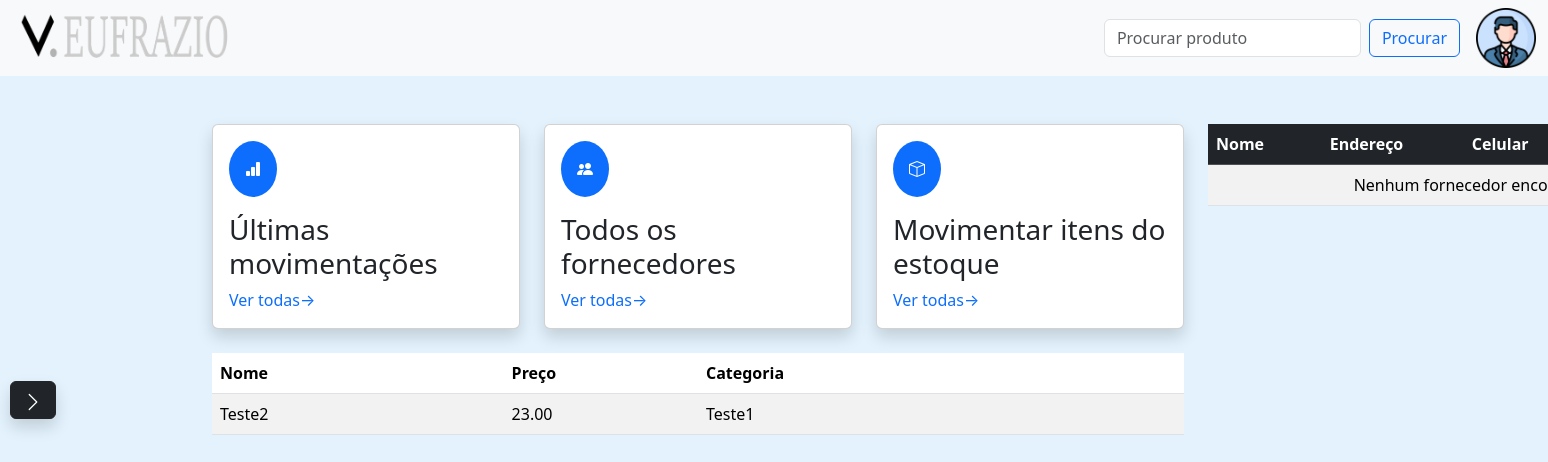
The page / (signed in) on the database as committed earlier.
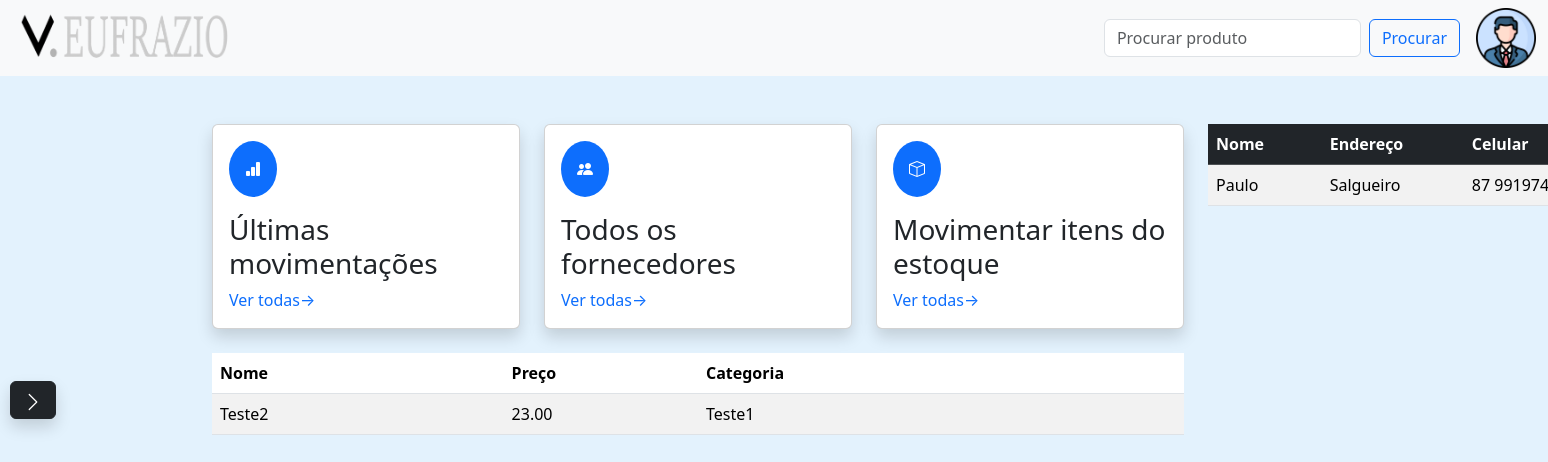
The same page on the database as committed later.
### estoque/models.py (models this page shows)
class Produto(models.Model):
    id_produto = models.AutoField(primary_key=True, default=0)
    nome = models.CharField(max_length=100)
    quantidade = models.IntegerField()
    preco = models.DecimalField(max_digits=10, decimal_places=2)
    categoria = models.ForeignKey(
        'estoque.Categoria',
        on_delete=models.CASCADE,
        null=True,
        blank=True
    )
    descricao = models.TextField(default="")

class Categoria(models.Model):
    id_categoria = models.AutoField(primary_key=True)
    nome = models.CharField(max_length=250)
    descricao = models.CharField(max_length=255)

class Fornecedor(models.Model):
    id = models.AutoField(primary_key=True)
    nome = models.CharField(max_length=100)
    telefone = models.CharField(max_length=15)
    email = models.EmailField(max_length=255)
    endereco = models.CharField(max_length=200)

### estoque/views.py (the view)
# urls.py: path('', views.index, name='index'),
@login_required(login_url="/login/")
def index(request):
    produtos = Produto.objects.all()
    fornecedores = Fornecedor.objects.all()
    return render(request, 'index.html', {'produtos': produtos, 'fornecedores' : fornecedores})

### estoque/templates/index.html (shortened to what this page needs)
<!DOCTYPE html>
<html lang="pt-br">
<head>
    <link href="https://cdn.jsdelivr.net/npm/bootstrap@5.3.3/dist/css/bootstrap.min.css" rel="stylesheet"
>
    {% load static %}
    <link rel="stylesheet" href="{% static 'estilizacao/style_index.css' %}">
    <link rel="stylesheet"
        href="https://cdnjs.cloudflare.com/ajax/libs/bootstrap-icons/1.10.5/font/bootstrap-icons.min.css">
</head>
<body>
    <nav class="navbar bg-body-tertiary" style="background-color: #e3f2fd;">
        <div class="container-fluid">
            <a href="https://vinicioeufrazio.netlify.app" target="_blank"><img src="{% static 'assets/logo.png' %}"
                    alt="" style="width: 230px;" class="logo"></a>
            <div class="d-flex ms-auto align-items-center">
                <form class="d-flex me-3" role="search">
                    <input class="form-control me-2" type="search" placeholder="Procurar produto" aria-label="Search">
                    <button class="btn btn-outline-primary" type="submit">Procurar</button>
                </form>
                <div class="btn-group dropstart">
                    <img src="{% static 'assets/profile.png' %}" alt="" style="width: 60px; cursor: pointer;" class="dropdown-toggle"
                        data-bs-toggle="dropdown" aria-expanded="false">
                </div>
            </div>
        </div>
    </nav>
    <button class="btn btn-dark left-center-button shadow" type="button" data-bs-toggle="offcanvas"
        data-bs-target="#offcanvasExample" aria-controls="offcanvasExample">
        <svg xmlns="http://www.w3.org/2000/svg" width="20" height="20" fill="currentColor" class="bi bi-chevron-right"
            viewBox="0 0 16 16">
            <path fill-rule="evenodd"
                d="M4.646 1.646a.5.5 0 0 1 .708 0l6 6a.5.5 0 0 1 0 .708l-6 6a.5.5 0 0 1-.708-.708L10.293 8 4.646 2.354a.5.5 0 0 1 0-.708" />
        </svg>
    </button>
    <div class="container my-5" style="margin: 0px 200px;">
        <div class="d-flex">
            <div class="col-md-9">
                <div class="row">
                    <div class="col-md-4">
                        <div class="card shadow rounded h-100">
                            <div class="card-body d-flex flex-column">
                                <div class="d-flex justify-content-start align-items-center mb-3">
                                    <div class="rounded-circle bg-primary text-white p-3">
                                        <i class="bi bi-bar-chart-fill"></i>
                                    </div>
                                </div>
                                <h3 class="card-title">Últimas movimentações</h3>
                                <div class="mt-auto">
                                    <a href="#" class="text-decoration-none">Ver todas→</a>
                                </div>
                            </div>
                        </div>
                    </div>
                    <div class="col-md-4">
                        <div class="card shadow rounded h-100">
                            <div class="card-body d-flex flex-column">
                                <div class="d-flex justify-content-start align-items-center mb-3">
                                    <div class="rounded-circle bg-primary text-white p-3">
                                        <i class="bi bi-people-fill"></i>
                                    </div>
                                </div>
                                <h3 class="card-title">Todos os fornecedores</h3>
                                <div class="mt-auto">
                                    <a href="#" class="text-decoration-none">Ver todas→</a>
                                </div>
                            </div>
                        </div>
                    </div>
                    <div class="col-md-4">
                        <div class="card shadow rounded h-100">
                            <div class="card-body d-flex flex-column">
                                <div class="d-flex justify-content-start align-items-center mb-3">
                                    <div class="rounded-circle bg-primary text-white p-3">
                                        <i class="bi bi-box"></i>
                                    </div>
                                </div>
                                <h3 class="card-title">Movimentar itens do estoque</h3>
                                <div class="mt-auto">
                                    <a type="button" class="text-decoration-none" data-bs-toggle="modal"
                                        data-bs-target="#exampleModal">
                                        Ver todas→
                                    </a>
                                </div>
                            </div>
                        </div>
                    </div>
                </div>
                <table class="table table-striped mt-4" style="table-layout: fixed;">
                    <thead>
                        <tr>
                            <th style="width: 30%;">Nome</th>
                            <th style="width: 20%;">Preço</th>
                            <th style="width: 50%;">Categoria</th>
                        </tr>
                    </thead>
                    <tbody>
                        {% for produto in produtos %}
                        <tr>
                            <td>{{ produto.nome }}</td>
                            <td>{{ produto.preco }}</td>
                            <td>{{ produto.categoria.nome }}</td>
                        </tr>
                        {% empty %}
                        <tr>
                            <td colspan="3" class="text-center">Nenhum produto encontrado.</td>
                        </tr>
                        {% endfor %}
                    </tbody>
                </table>
            </div>
            <div class="col-md-5 ms-4">
                <table class="table table-striped table-hover align-middle" style="table-layout: fixed; word-wrap: break-word;">
                    <thead class="table-dark">
                        <tr>
                            <th style="width: 20%;">Nome</th>
                            <th style="width: 25%;">Endereço</th>
                            <th style="width: 20%;">Celular</th>
                        </tr>
                    </thead>
                    <tbody>
                        {% for fornecedor in fornecedores %}
                        <tr>
                            <td>{{ fornecedor.nome }}</td>
                            <td>{{ fornecedor.endereco }}</td>
                            <td>{{ fornecedor.telefone }}</td>
                        </tr>
                        {% empty %}
                        <tr>
                            <td colspan="4" class="text-center">Nenhum fornecedor encontrado.</td>
                        </tr>
                        {% endfor %}
                    </tbody>
                </table>
            </div>
        </div>
    </div>
</body>
</html>

### estoque/static/estilizacao/style_index.css (style rules this page uses)
body { background-color: #e3f2fd; }
.left-center-button { position: fixed; top: 50%; left: 0; transform: translateY(-50%); margin-left: 10px; }
.table th, .table td { white-space: nowrap; }
.table th:nth-child(1), .table td:nth-child(1) { width: 30%; }
.table th:nth-child(2), .table td:nth-child(2) { width: 20%; }
.table th:nth-child(3), .table td:nth-child(3) { width: 50%; }

Rows that differ between the two databases and show on the page:
added Fornecedor: nome "Paulo", endereco "Salgueiro", telefone "87…"
Other text that changed with them:
text no longer shown: "Nenhum fornecedor…"
